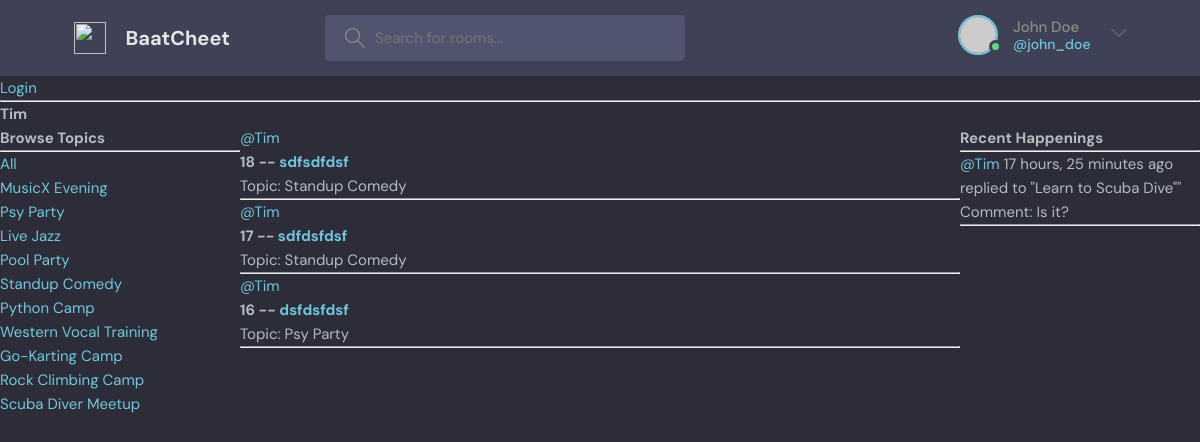
The page /profile/2 on the database its author committed.
### base/models.py (models this page shows, shortened)
class Topic(models.Model):
    name = models.CharField(max_length=200)

class Room(models.Model):
    host = models.ForeignKey(User, on_delete=models.SET_NULL, null=True)
    topic = models.ForeignKey(Topic, on_delete=models.SET_NULL, null=True)
    name = models.CharField(max_length=200)
    description = models.TextField(null=True, blank=True)
    participants = models.ManyToManyField(User, related_name='participants', blank = True)
    updated = models.DateTimeField(auto_now=True)
    created = models.DateTimeField(auto_now_add=True)
    class Meta:
        ordering = ['-updated', '-created']
    def __str__(self):
        return self.name

class Message(models.Model):
    user = models.ForeignKey(User, on_delete=models.CASCADE)
    room = models.ForeignKey(Room, on_delete=models.CASCADE)
    body = models.TextField()
    updated = models.DateTimeField(auto_now=True)
    created = models.DateTimeField(auto_now_add=True)
    class Meta:
        ordering = ['-updated', '-created']
    def __str__(self):
        return self.body[0:50]

### base/views.py (the view)
# urls.py: path('profile/<str:id>', views.userProfile, name="userprofile"),
def userProfile(request, id):
    user = User.objects.get(id=id)
    rooms = user.room_set.all()
    room_messages = user.message_set.all()
    topics = Topic.objects.all()
    profile_data = {'user': user, 'rooms': rooms, 'room_messages': room_messages, 'topics':topics}
    return render(request, 'base/profile.html', profile_data)

### base/templates/base/profile.html (shortened to what this page needs)
{% extends 'main.html' %}
{% block content %}
<h1>{{user.username}}</h1>
<div class="profile-container">
    <div>
        {% include 'base/topics_component.html' %}
    </div>
    <div>
        {% include 'base/feed_component.html' %}
    </div>
    <div>
        {% include 'base/activity_component.html' %}
    </div>
</div>
{% endblock %}

### base/templates/base/topics_component.html
<h3>Browse Topics</h3>
<hr>
<div>
  <a href="{% url 'home' %}">All</a>
</div>
{% for topic in topics %}
<div>
  <a href="{% url 'home' %}?q={{topic.name}}">{{topic.name}}</a>
</div>
{% endfor %}

### base/templates/base/feed_component.html (shortened to what this page needs)
<div>
    {% for room in rooms %}
      <div>
        <a href="{% url 'userprofile' room.host.id %}">@{{room.host.username}}</a>
        <h4>{{room.id}} -- <a href="{% url 'room' room.id %}">{{room.name}}</a></h4>
        <small>Topic: {{room.topic.name}}</small>
        <hr>
      </div>
    {% endfor %}
  </div>

### base/templates/base/activity_component.html (shortened to what this page needs)
<h3>Recent Happenings</h3>
<hr>
{% for message in room_messages %}
  <div>
    <small><a href=" {% url 'userprofile' message.user.id %}">@{{message.user}}</a> {{message.created | timesince }}</small>
    <small>ago replied to "{{message.room}}"" </small>
    <p>Comment: {{message}}</p>
    <hr>
  </div>
{% endfor %}

### static/styles/style.css (style rules this page uses)
:root { --color-main: #71c6dd; --color-main-light: #e1f6fb; --color-dark: #3f4156; --color-dark-medium: #51546e; --color-dark-light: #696d97; --color-light: #e5e5e5; --color-gray: #8b8b8b; --color-light-gray: #b2bdbd; --color-bg: #2d2d39; --color-success: #5dd693; --color-error: #fc4b0b; }
* { font-family: "DM Sans", -apple-system, BlinkMacSystemFont, "Segoe UI", Roboto, Oxygen, Ubuntu, Cantarell, "Open Sans", "Helvetica Neue", sans-serif; margin: 0; padding: 0; box-sizing: border-box; text-rendering: optimizeLegibility; font-size: inherit; }
html { font-size: 56.25%; }
@media only screen and (min-width: 1200px) { html { font-size: 62.5%; } }
body { line-height: 1.6; font-weight: 400; font-size: 1.5rem; color: var(--color-light-gray); background-color: var(--color-bg); min-height: 100vh; }
a { display: inline-block; color: var(--color-main); text-decoration: none; }

### base/templates/base/profile.html (style rules this page uses)
.profile-container { display: grid; grid-template-columns: 1fr 3fr 1fr ; }

### rows shown on the page
Topic: name "MusicX Evening"
Topic: name "Psy Party"
Topic: name "Live Jazz"
Topic: name "Pool Party"
Topic: name "Standup Comedy"
Topic: name "Python Camp"
Topic: name "Western Vocal Training"
Topic: name "Go-Karting Camp"
Topic: name "Rock Climbing Camp"
Topic: name "Scuba Diver Meetup"
Room: host.username "Tim", id "18", name "sdfsdfdsf", topic.name "Standup Comedy"
Room: host.username "Tim", id "17", name "sdfdsfdsf", topic.name "Standup Comedy"
Room: host.username "Tim", id "16", name "dsfdsfdsf", topic.name "Psy Party"
Message: user "Tim", created "17 hours, 25 minutes", room "Learn to Scuba Dive", body "Is it?"

### other values the page prints
{{ user.username }} "Tim"
